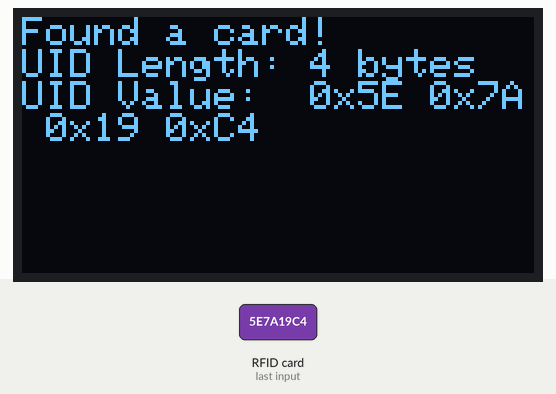
Bench run of a sketch on a simulated Arduino Uno, built with avr-gcc and run on an emulated ATmega328P. Shown: 128×64 one-colour display. The inputs (shaded band) are chosen by the test bench. The display library's start-up logo is not drawn; what the sketch prints to the serial monitor is not drawn.

3.3 s: RFID card 5E 7A 19 C4 held to the reader
Above: at 3.8 s.
Timing chart, 0 to 6.3 s (numbered marks = the images above; inputs shaded):
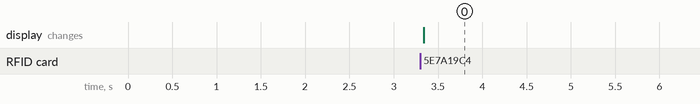

Measured:
- after the input at 3.3 s, the display: changes at once (image 0)

The sketch:

484RFID_Arduino.ino
```cpp
// Arduino sketch to read the UID of RFID Tags in the ISO14443A standard


#include <Wire.h>
#include <SPI.h>
#include <Adafruit_PN532.h>
#include <Adafruit_SSD1306.h>
#include <Adafruit_GFX.h>
#include <splash.h>

#define SCREEN_WIDTH 128 // OLED display width, in pixels
#define SCREEN_HEIGHT 64 // OLED display height, in pixels

// Declaration for an SSD1306 display connected to I2C (SDA, SCL pins)
// The pins for I2C are defined by the Wire-library.
// On an arduino UNO:       A4(SDA), A5(SCL)
// On an arduino MEGA 2560: 20(SDA), 21(SCL)
// On an arduino LEONARDO:   2(SDA),  3(SCL), ...
#define OLED_RESET     -1 // Reset pin # (or -1 if sharing Arduino reset pin)
#define SCREEN_ADDRESS 0x3C ///< See datasheet for Address; 0x3D for 128x64, 0x3C for 128x32
Adafruit_SSD1306 display(SCREEN_WIDTH, SCREEN_HEIGHT, &Wire, OLED_RESET);

// If using the breakout with SPI, define the pins for SPI communication.
#define PN532_SCK  (2)
#define PN532_MOSI (3)
#define PN532_SS   (4)
#define PN532_MISO (5)

// If using the breakout or shield with I2C, define just the pins connected
// to the IRQ and reset lines.  Use the values below (2, 3) for the shield!
#define PN532_IRQ   (2)
#define PN532_RESET (3)  // Not connected by default on the NFC Shield

// Uncomment just _one_ line below depending on how your breakout or shield
// is connected to the Arduino:

// Use this line for a breakout with a SPI connection:
Adafruit_PN532 nfc(PN532_SCK, PN532_MISO, PN532_MOSI, PN532_SS);

// Use this line for a breakout with a hardware SPI connection.  Note that
// the PN532 SCK, MOSI, and MISO pins need to be connected to the Arduino's
// hardware SPI SCK, MOSI, and MISO pins.  On an Arduino Uno these are
// SCK = 13, MOSI = 11, MISO = 12.  The SS line can be any digital IO pin.
//Adafruit_PN532 nfc(PN532_SS);

// Or use this line for a breakout or shield with an I2C connection:
//Adafruit_PN532 nfc(PN532_IRQ, PN532_RESET);

void setup(void) {
  Serial.begin(115200);
  while (!Serial) delay(10); // for Leonardo/Micro/Zero
  Serial.println("Hello!");

  if(!display.begin(SSD1306_SWITCHCAPVCC, SCREEN_ADDRESS)) {
    Serial.println(F("SSD1306 allocation failed"));
    for(;;); // Don't proceed, loop forever
  }

  display.display();
  delay(2000); // Pause for 2 seconds
  display.clearDisplay();

  nfc.begin();

  uint32_t versiondata = nfc.getFirmwareVersion();
  if (! versiondata) {
    Serial.print("Didn't find PN53x board");
    while (1); // halt
  }

  // Got ok data, print it out!
  Serial.print("Found chip PN5"); Serial.println((versiondata>>24) & 0xFF, HEX);
  Serial.print("Firmware ver. "); Serial.print((versiondata>>16) & 0xFF, DEC);
  Serial.print('.'); Serial.println((versiondata>>8) & 0xFF, DEC);

  // Set the max number of retry attempts to read from a card
  // This prevents us from waiting forever for a card, which is
  // the default behaviour of the PN532.
  nfc.setPassiveActivationRetries(0xFF);

  Serial.println("Waiting for an ISO14443A card");
}

void loop(void) {
  boolean success;
  uint8_t uid[] = { 0, 0, 0, 0, 0, 0, 0 };	// Buffer to store the returned UID
  uint8_t uidLength;				// Length of the UID (4 or 7 bytes depending on ISO14443A card type)

  // Wait for an ISO14443A type cards (Mifare, etc.).  When one is found
  // 'uid' will be populated with the UID, and uidLength will indicate
  // if the uid is 4 bytes (Mifare Classic) or 7 bytes (Mifare Ultralight)
  success = nfc.readPassiveTargetID(PN532_MIFARE_ISO14443A, &uid[0], &uidLength);

  if (success) {
    display.clearDisplay();
    display.setTextSize(1);      // Normal 1:1 pixel scale
    display.setTextColor(SSD1306_WHITE); // Draw white text
    display.setCursor(0, 0);     // Start at top-left corner
    display.cp437(true);      // Use full 256 char 'Code Page 437' font
    display.println(F("Found a card!"));
    display.print(F("UID Length: "));display.print(uidLength, DEC);display.println(F(" bytes"));
    display.print(F("UID Value: "));
    for (uint8_t i=0; i < uidLength; i++)
    {
      display.print(F(" 0x"));display.print(uid[i], HEX);
    }
    display.display();

    Serial.println("Found a card!");
    Serial.print("UID Length: ");Serial.print(uidLength, DEC);Serial.println(" bytes");
    Serial.print("UID Value: ");
    for (uint8_t i=0; i < uidLength; i++)
    {
      Serial.print(" 0x");Serial.print(uid[i], HEX);
    }
    Serial.println("");
	// Wait 1 second before continuing
	delay(1000);
  }
  else
  {
    // PN532 probably timed out waiting for a card
    display.clearDisplay();
    display.setTextSize(1);      // Normal 1:1 pixel scale
    display.setTextColor(SSD1306_WHITE); // Draw white text
    display.setCursor(0, 0);     // Start at top-left corner
    display.cp437(true);      // Use full 256 char 'Code Page 437' font
    display.println(F("Timed out waiting"));
    display.println(F("for a card"));
    display.display();
    Serial.println("Timed out waiting for a card");
  }
}
```
